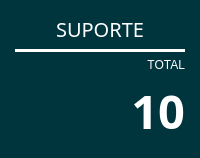
                   <widget class="QFrame" name="frame_15">
                    <property name="sizePolicy">
                     <sizepolicy hsizetype="Minimum" vsizetype="Ignored">
                      <horstretch>20</horstretch>
                      <verstretch>20</verstretch>
                     </sizepolicy>
                    </property>
                    <property name="minimumSize">
                     <size>
                      <width>178</width>
                      <height>139</height>
                     </size>
                    </property>
                    <property name="styleSheet">
                     <string notr="true">background-color: rgb(0, 53, 62);
border-radius: 10px;</string>
                    </property>
                    <property name="frameShape">
                     <enum>QFrame::StyledPanel</enum>
                    </property>
                    <property name="frameShadow">
                     <enum>QFrame::Raised</enum>
                    </property>
                    <layout class="QVBoxLayout" name="verticalLayout_8">
                     <property name="leftMargin">
                      <number>15</number>
                     </property>
                     <property name="topMargin">
                      <number>15</number>
                     </property>
                     <property name="rightMargin">
                      <number>15</number>
                     </property>
                     <property name="bottomMargin">
                      <number>15</number>
                     </property>
                     <item>
                      <widget class="QLabel" name="label_10">
                       <property name="font">
                        <font>
                         <family>Asap</family>
                         <pointsize>15</pointsize>
                         <weight>50</weight>
                         <italic>false</italic>
                         <bold>false</bold>
                        </font>
                       </property>
                       <property name="styleSheet">
                        <string notr="true">color: rgb(255, 255, 255);</string>
                       </property>
                       <property name="text">
                        <string>SUPORTE</string>
                       </property>
                       <property name="alignment">
                        <set>Qt::AlignCenter</set>
                       </property>
                      </widget>
                     </item>
                     <item>
                      <widget class="Line" name="line_4">
                       <property name="enabled">
                        <bool>true</bool>
                       </property>
                       <property name="styleSheet">
                        <string notr="true">background-color: rgb(255, 255, 255);</string>
                       </property>
                       <property name="orientation">
                        <enum>Qt::Horizontal</enum>
                       </property>
                      </widget>
                     </item>
                     <item>
                      <widget class="QLabel" name="label_11">
                       <property name="styleSheet">
                        <string notr="true">color: rgb(255, 255, 255);</string>
                       </property>
                       <property name="text">
                        <string>TOTAL</string>
                       </property>
                       <property name="alignment">
                        <set>Qt::AlignBottom|Qt::AlignRight|Qt::AlignTrailing</set>
                       </property>
                      </widget>
                     </item>
                     <item>
                      <layout class="QHBoxLayout" name="horizontalLayout_12">
                       <item>
                        <widget class="QPushButton" name="ButtonSuporte">
                         <property name="sizePolicy">
                          <sizepolicy hsizetype="Minimum" vsizetype="Minimum">
                           <horstretch>2</horstretch>
                           <verstretch>2</verstretch>
                          </sizepolicy>
                         </property>
                         <property name="cursor">
                          <cursorShape>PointingHandCursor</cursorShape>
                         </property>
                         <property name="styleSheet">
                          <string notr="true">background-image: url(:/barr/Grupo 131.png);
background-position:center;
background-repeat: no-repeat;
</string>
                         </property>
                        </widget>
                       </item>
                       <item>
                        <widget class="QLabel" name="labelSuporte">
                         <property name="sizePolicy">
                          <sizepolicy hsizetype="Minimum" vsizetype="Minimum">
                           <horstretch>3</horstretch>
                           <verstretch>0</verstretch>
                          </sizepolicy>
                         </property>
                         <property name="font">
                          <font>
                           <family>Segoe UI Semibold</family>
                           <pointsize>35</pointsize>
                           <weight>75</weight>
                           <bold>true</bold>
                          </font>
                         </property>
                         <property name="styleSheet">
                          <string notr="true">color: rgb(255, 255, 255);</string>
                         </property>
                         <property name="frameShadow">
                          <enum>QFrame::Plain</enum>
                         </property>
                         <property name="text">
                          <string>10</string>
                         </property>
                         <property name="textFormat">
                          <enum>Qt::AutoText</enum>
                         </property>
                         <property name="alignment">
                          <set>Qt::AlignRight|Qt::AlignTrailing|Qt::AlignVCenter</set>
                         </property>
                         <property name="margin">
                          <number>0</number>
                         </property>
                        </widget>
                       </item>
                      </layout>
                     </item>
                    </layout>
                   </widget>
